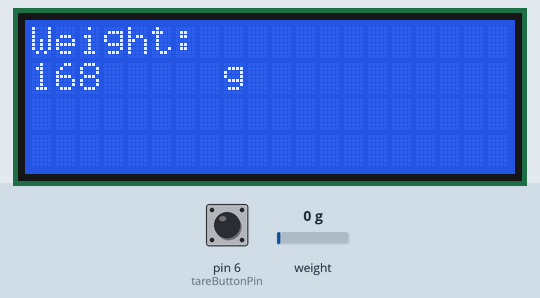
Recording of a program running on a simulated Arduino Uno, built with avr-gcc and run on an emulated ATmega328P. On the bench: 20×4 character LCD. Wiring (inferred from the names in the program): HX711 load-cell converter: data A3; SCK A2. The test bench sets the inputs (shaded band); at power-on: weight on the scale 0 g, pin 6 (tareButtonPin) LOW.

Above: at 1.2 s.
1.3 s: weight on the scale set to 100 g
At 1.9 s:
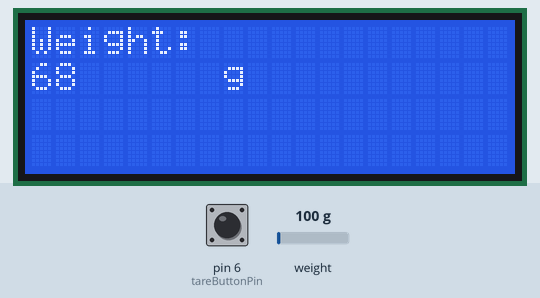
3.0 s: pin 6 (tareButtonPin) pulled HIGH for 0.15 s
At 4.2 s:
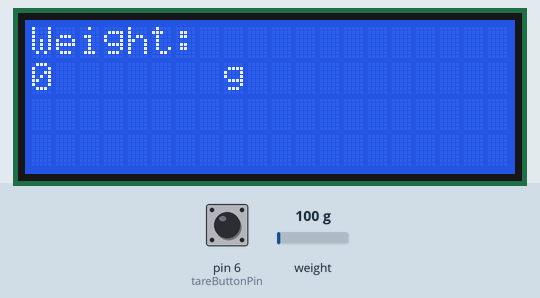
4.7 s: weight on the scale set to 1250 g
At 6.1 s:
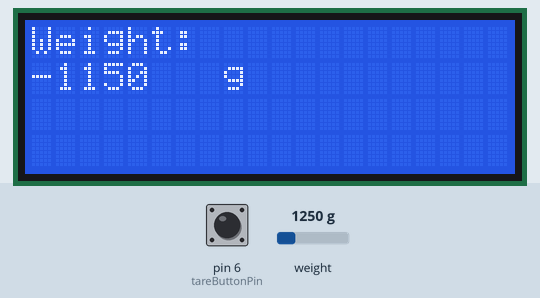
6.6 s: weight on the scale set to 2500 g
At 7.4 s:
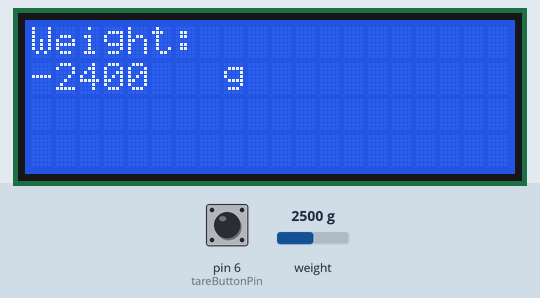
Timing chart, 0 to 9.1 s (numbered marks = the images above; inputs shaded):
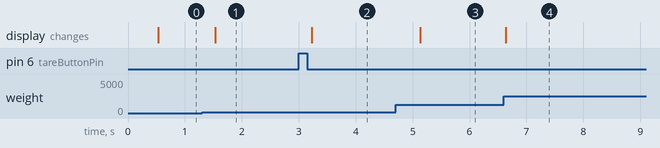

The program:

main.cpp
```cpp
//YWROBOT
//Compatible with the Arduino IDE 1.0
//Library version:1.1
#include <Arduino.h>
#include <Wire.h>
#include <LiquidCrystal_I2C.h>
#include <SoftwareSerial.h>
#include "HX711.h"

const byte rxPin = 2;
const byte txPin = 3;

// Set up a new SoftwareSerial object
SoftwareSerial mySerial(rxPin, txPin);

LiquidCrystal_I2C lcd(0x27,20,4);  // set the LCD address to 0x27 for a 16 chars and 2 line display

HX711 scale;

const int tareButtonPin = 6; // TARE BUTTON

// scale pins
const int _DoutPin = A3;
const int _SckPin = A2;

long _offset = 0; // tare value
int _scale = 500; // scale factor


int period = 500; // period of reading scale in ms
unsigned long time_now = 0;
unsigned long currentTime = 0;

// function declarations
void prepareScale();
long getValue();
float readWeight();
void updateScaleAndLCD();
void clearSecondRowAndPositionCursor();

float readWeight() {
  long val = (getValue() - _offset);
  return (float) val / _scale;
}

long getValue() {
  uint8_t data[3];
    long ret;
    while (digitalRead(_DoutPin)); // wait until _dout is low
    for (uint8_t j = 0; j < 3; j++)
    {
        for (uint8_t i = 0; i < 8; i++)
        {
            digitalWrite(_SckPin, HIGH);
            bitWrite(data[2 - j], 7 - i, digitalRead(_DoutPin));
            digitalWrite(_SckPin, LOW);
        }
    }

    digitalWrite(_SckPin, HIGH);
    digitalWrite(_SckPin, LOW);
    ret = (((long) data[2] << 16) | ((long) data[1] << 8) | (long) data[0])^0x800000;
    return ret;
}

void prepareScale() {
    pinMode(_SckPin, OUTPUT);
    pinMode(_DoutPin, INPUT);

    digitalWrite(_SckPin, HIGH);
    delayMicroseconds(100);
    digitalWrite(_SckPin, LOW);
    _offset = getValue();
}


void setup() {
  Serial.begin(9600);
  mySerial.begin(9600);
  prepareScale();
  lcd.init();
  lcd.backlight();
  lcd.setCursor(0, 0);
  lcd.print("Weight: ");
  pinMode(tareButtonPin, INPUT);
}


String message = "";
bool messageReady = false;

void loop() {

  updateScaleAndLCD();
  /*while (Serial.available()) {
    message = Serial.readString();
    messageReady = true;
    Serial.println("wrote");
  }
  if (messageReady == true) {
    //do stuff
    messageReady = false;
    message = "<" + message + ";0" + ">";
    mySerial.write(message.c_str());
  }*/
}

void updateScaleAndLCD() {
  long scaleValue;
   if (millis() > time_now + period) {
    time_now = millis();
    scaleValue = -1 * readWeight();
    String writeValue = String(scaleValue);
    writeValue = "<" + writeValue + ">";
    mySerial.println(writeValue.c_str());
    clearSecondRowAndPositionCursor();
    lcd.print(scaleValue);
    lcd.setCursor(8, 1);
    lcd.print("g");
   }

  int tareButtonState = digitalRead(tareButtonPin);
  if (tareButtonState == HIGH) {
    _offset = getValue();
  }
}

void clearSecondRowAndPositionCursor() {
  lcd.setCursor(0,1);
  for (int i = 0; i < 16; i++) {
    lcd.print(" ");
  }
  lcd.setCursor(0,1);
}
```

Measured:
- after the input at 1.3 s, the display: changes after 0.23 s (image 1)
- after the input at 3.0 s, the display: changes after 0.23 s (image 2)
- after the input at 4.7 s, the display: changes after 0.44 s (image 3)
- after the input at 6.6 s, the display: changes at once (image 4)
